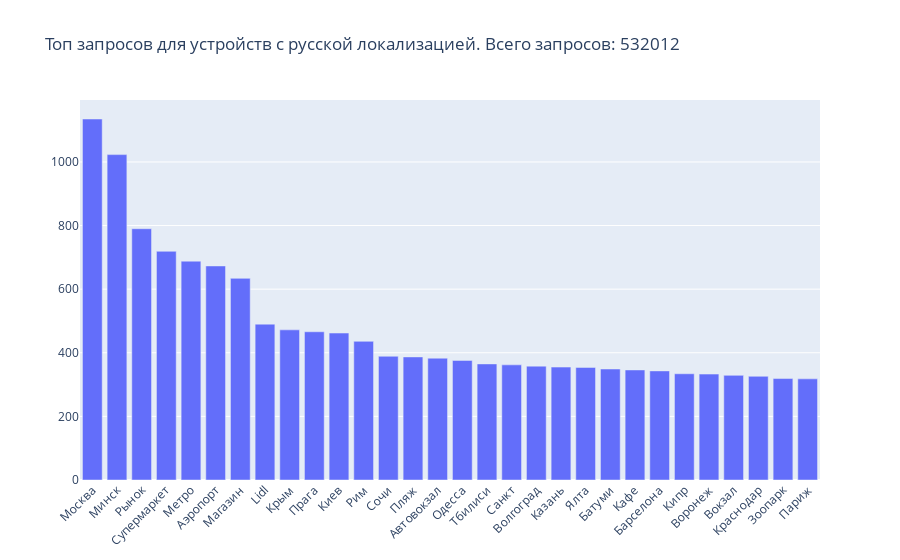

The notebook cell this image was saved under:
### Code cell
total = sum(top.values())
top = dict(top.most_common(30))
fig = go.Figure(
    [go.Bar(x=list(top.keys()), y=list(top.values()), name='top')],
    layout_title_text='Топ запросов для устройств с русской локализацией. Всего запросов: {}'.format(total)
)
fig.update_layout(barmode='group', xaxis_tickangle=-45)
fig.show()

### Figure 1 — Plotly figure (JSON) as saved in the notebook; plotly's stock layout.template omitted (floating-point values rounded to 4 significant figures)
{"data": [{"name": "top", "type": "bar", "x": ["Москва", "Минск", "Рынок", "Супермаркет", "Метро", "Аэропорт", "Магазин", "Lidl", "Крым", "Прага", "Киев", "Рим", "Сочи", "Пляж", "Автовокзал", "Одесса", "Тбилиси", "Санкт", "Волгоград", "Казань", "Ялта", "Батуми", "Кафе", "Барселона", "Кипр", "Воронеж", "Вокзал", "Краснодар", "Зоопарк", "Париж"], "y": [1135, 1023, 790, 719, 688, 673, 634, 490, 472, 466, 462, 436, 389, 387, 383, 376, 365, 362, 358, 355, 354, 349, 346, 343, 334, 333, 329, 326, 319, 318]}], "layout": {"barmode": "group", "title": {"text": "Топ запросов для устройств с русской локализацией. Всего запросов: 532012"}, "xaxis": {"tickangle": -45}}}
